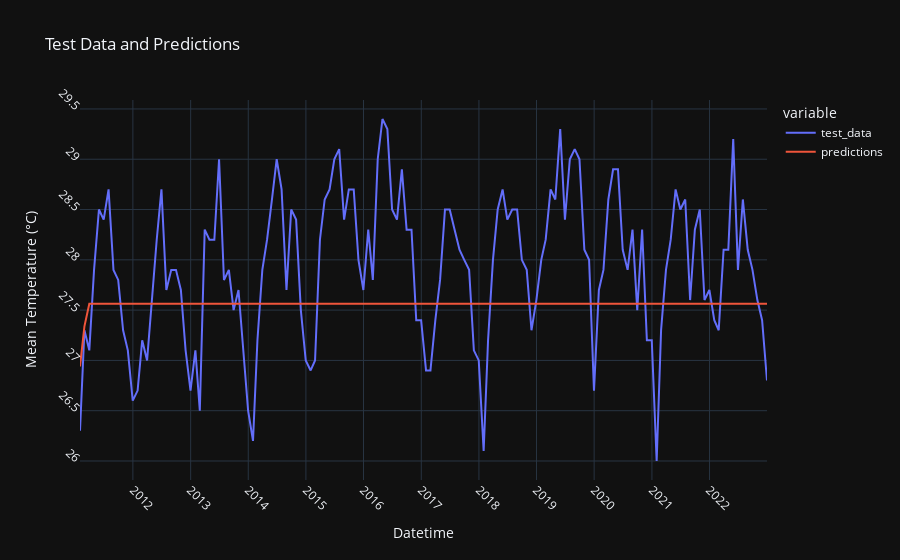

This figure's notebook cell:
### Markdown cell above
##### Similar to the AR model above (without rolling window), clear pattern in residual data - means that there's some dynamic data that is failed to be captured i.e. not good.

### Code cell
plot_data = pd.DataFrame({'datetime': test_data.index, 'test_data': test_data.values, 'predictions': predictions})
# print(plot_data)
fig_pred_test = px.line(plot_data, x='datetime', y=['test_data', 'predictions'], labels={'datetime': 'Datetime', 'value': 'Mean Temperature (°C)'}, title='Test Data and Predictions')
fig_pred_test.update_xaxes(dtick='M12', tickangle=45)
fig_pred_test.update_yaxes(dtick=0.5, tickangle=45)
fig_pred_test.update_traces(hovertemplate='Datetime: %{x}<br>Mean Temperature: %{y}°C')
fig_pred_test.show()

print(f"Mean Absolute Percent Error: {round(np.mean(abs(residuals/test_data)), 4)}")
print(f"Root Mean Squared Error: {np.sqrt(np.mean(residuals**2))}")

### Figure 1 — Plotly figure (JSON) as saved in the notebook; plotly's stock layout.template omitted (floating-point values rounded to 4 significant figures; data arrays with more than 128 entries replaced by an {"elided": "..."} marker saying what was removed)
{"data": [{"hovertemplate": "Datetime: %{x}<br>Mean Temperature: %{y}°C", "legendgroup": "test_data", "line": {"color": "#636efa", "dash": "solid"}, "marker": {"symbol": "circle"}, "mode": "lines", "name": "test_data", "orientation": "v", "showlegend": true, "type": "scatter", "x": {"elided": "144 str values"}, "xaxis": "x", "y": {"elided": "144 float values"}, "yaxis": "y"}, {"hovertemplate": "Datetime: %{x}<br>Mean Temperature: %{y}°C", "legendgroup": "predictions", "line": {"color": "#EF553B", "dash": "solid"}, "marker": {"symbol": "circle"}, "mode": "lines", "name": "predictions", "orientation": "v", "showlegend": true, "type": "scatter", "x": {"elided": "144 str values"}, "xaxis": "x", "y": {"elided": "144 float values"}, "yaxis": "y"}], "layout": {"legend": {"title": {"text": "variable"}, "tracegroupgap": 0}, "title": {"text": "Test Data and Predictions"}, "xaxis": {"anchor": "y", "domain": [0, 1], "dtick": "M12", "tickangle": 45, "title": {"text": "Datetime"}}, "yaxis": {"anchor": "x", "domain": [0, 1], "dtick": 0.5, "tickangle": 45, "title": {"text": "Mean Temperature (°C)"}}}}
